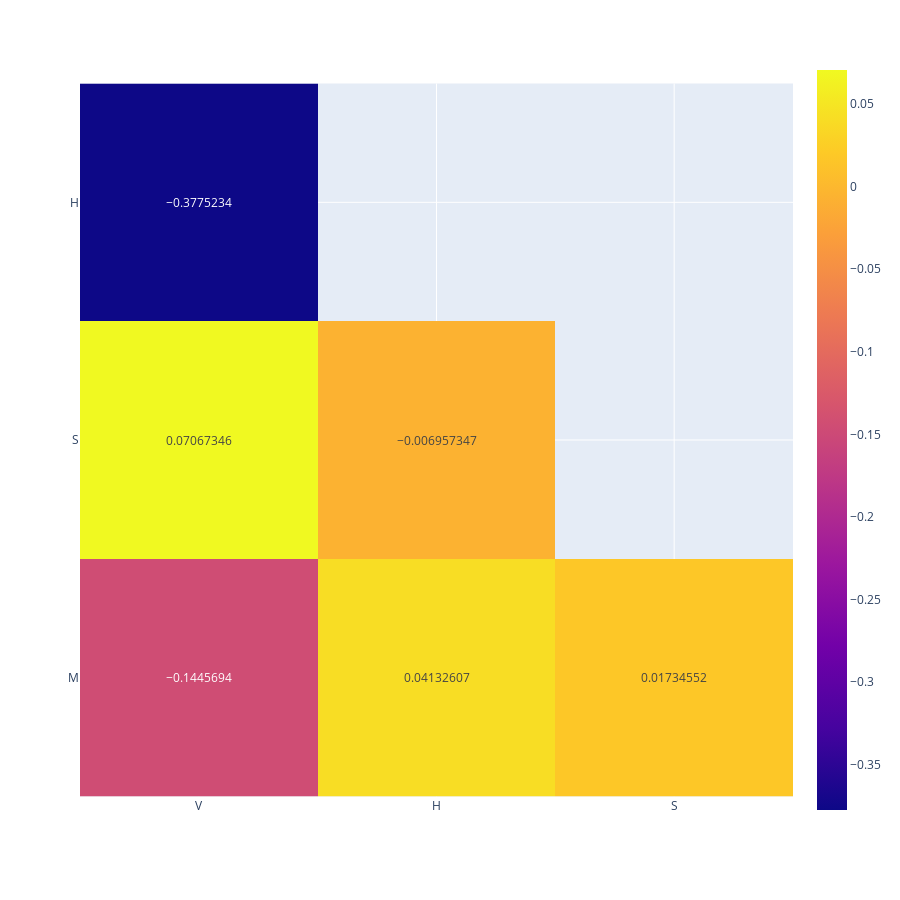

Notebook cell for this chart:
### Code cell
# --- CREATING A CORRELATION PLOT --- 

data = pd.DataFrame(X, columns=land_mines.feature_names)
data['M'] = y  

data.fillna('Missing', inplace=True)

categorical_columns = data.select_dtypes(include=['object']).columns
label_encoders = {}
for column in categorical_columns:
    le = LabelEncoder()
    data[column] = le.fit_transform(data[column])
    label_encoders[column] = le

correlation_matrix = data.corr()

mask = np.zeros_like(correlation_matrix, dtype=bool)
mask[np.triu_indices_from(mask)] = True

df_corr_viz = correlation_matrix.mask(mask).dropna(how='all').dropna(axis=1, how='all')

fig = px.imshow(df_corr_viz, text_auto=True)
fig.update_layout(height=900, width=900)
fig.show()

### Figure 1 — Plotly figure (JSON) as saved in the notebook; plotly's stock layout.template omitted (floating-point values rounded to 4 significant figures)
{"data": [{"coloraxis": "coloraxis", "hovertemplate": "x: %{x}<br>y: %{y}<br>color: %{z}<extra></extra>", "name": "0", "texttemplate": "%{z}", "type": "heatmap", "x": ["V", "H", "S"], "xaxis": "x", "y": ["H", "S", "M"], "yaxis": "y", "z": [[-0.3775, null, null], [0.07067, -0.006957, null], [-0.1446, 0.04133, 0.01735]]}], "layout": {"coloraxis": {"colorscale": [[0, "#0d0887"], [0.1111, "#46039f"], [0.2222, "#7201a8"], [0.3333, "#9c179e"], [0.4444, "#bd3786"], [0.5556, "#d8576b"], [0.6667, "#ed7953"], [0.7778, "#fb9f3a"], [0.8889, "#fdca26"], [1, "#f0f921"]]}, "height": 900, "margin": {"t": 60}, "width": 900, "xaxis": {"anchor": "y", "constrain": "domain", "domain": [0, 1], "scaleanchor": "y"}, "yaxis": {"anchor": "x", "autorange": "reversed", "constrain": "domain", "domain": [0, 1]}}}
